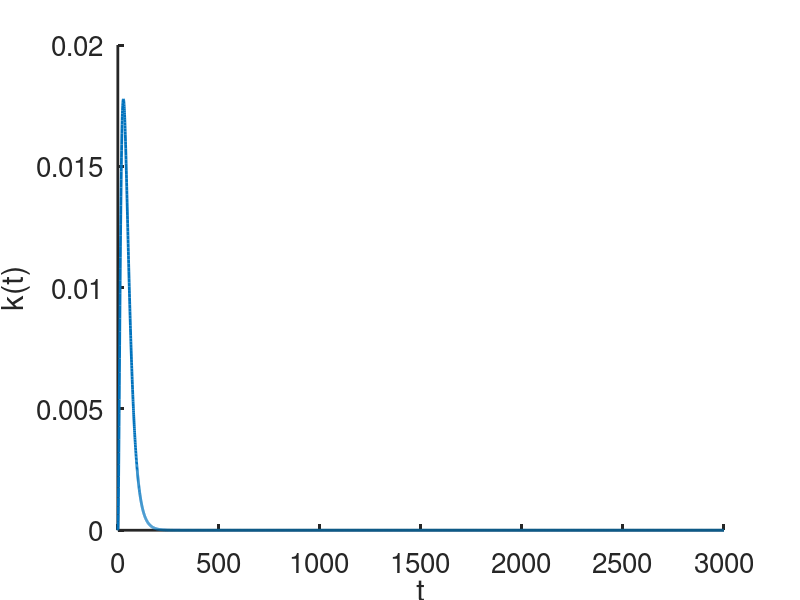
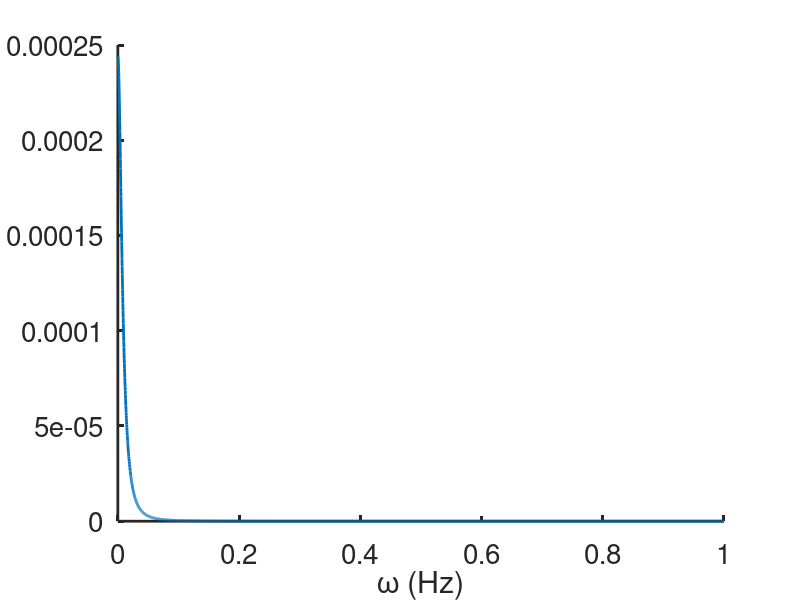
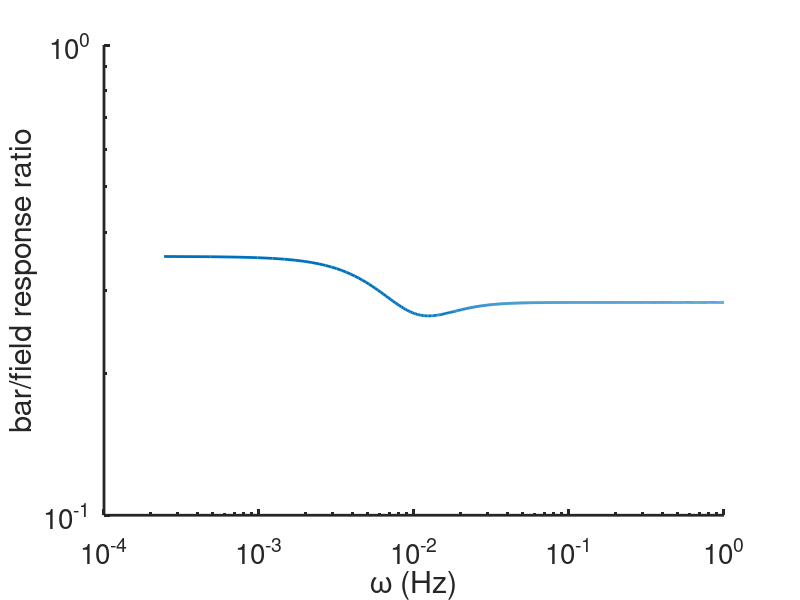
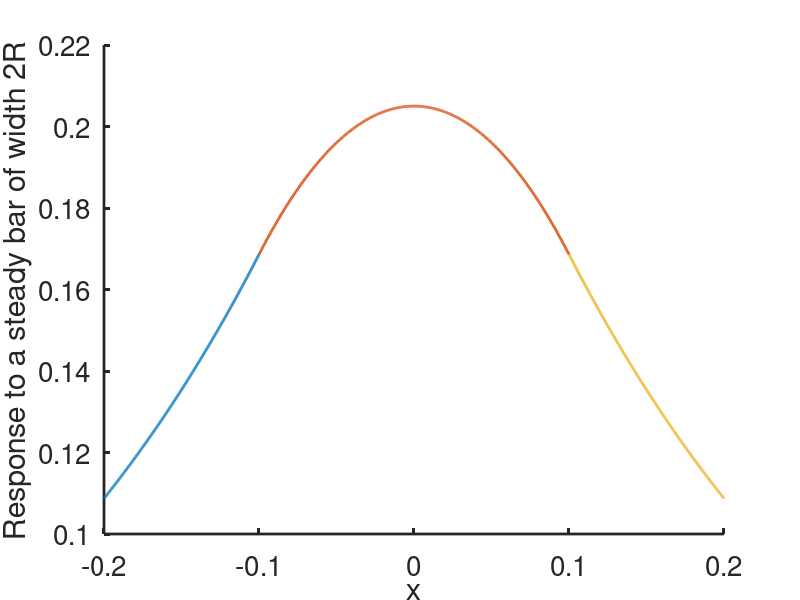

The MATLAB source for these figures, in order: (Note: this script raises an error after producing the figures.)

% ---------------------------
% Solutions of the Krausz-Naka model of photoreceptor cell/horizontal cell
% interactions in the catfish retina. 
%
% Used to generate the image in Fig. 17 of Chapter 19 of
% Keener and Sneyd, Mathematical Physiology, 3rd Edition, Springer.
%
% Written by James Keener and James Sneyd
% ---------------------------

clear all
close all
clc
set(0,                           ...
   'defaultaxesfontsize', 20,   ...
   'defaultaxeslinewidth', 2.0, ...
   'defaultlinelinewidth', 2.0, ...
   'defaultpatchlinewidth', 0.7);
% Work in time units of milliseconds
lh = 0.3;                      % The space constant of electrical diffusion in the horizontal cell layer
A = 3000;
tau = 25 ; 
t0 = 0.02; 

%% Set up and plot k and khat

% First, set up k and khat. We do this by taking the inverse Fourier
% transform of the function k(t), which is given in the text. We plot k(t)
% just for fun, to make sure it looks OK

Fs = 2;              % sampling frequency
t = 0:1/Fs:3000;             % time vector
L = length(t);              % signal length

k = (3/tau)*exp(-(t-t0)/tau).*(1 - exp(-(t-t0)/tau) ).^2;   % From the Krausz-Naka paper.
figure(1)
    plot(t,k)
    ylabel('k(t)')
    xlabel('t')
box off
n = 2^nextpow2(L);          % Extend sample length and pad with zeros
khat = fft(k,n)/n;          % Take the FFT.
f = Fs*(0:(n/2))/n;         % Define the frequencies for the frequency domain
figure(2)
    plot(f,abs(khat(1:n/2+1)))
    %ylabel('\hat{k}(t)')
    xlabel('\omega (Hz)')
box off
% Once we know the FT of k, we can then calculate alpha(w).
alpha = (1 + A*khat).^0.5/lh;
alpha0 = (1+A*khat(1))^0.5/lh;      % The zero frequency value of alpha
fullfield = 1/(alpha0^2*lh^2)       % The full-field response. Used as a check, mostly.

%% Computation of the frequency response of the bar/field ratio at x=0
R = 0.1;           % Set the width of the bar. R=1 is a wide bar. R=0.1 is a thin bar
x = 0;
F = (2 - exp(-alpha.*(x+R)) - exp(alpha.*(x-R)));  % F as defined in the text
ratio = F/2;

figure(3)
    loglog(f,abs(ratio(1:n/2+1)))
    xlabel('\omega (Hz)')
    ylabel('bar/field response ratio')
    box off
%% Response to a steady bar of width 2R, by direct calculation and then by convolution. Plot on same graph, to compare

% To get a steady response, choose alpha to be the value at 0 frequency. So
% use alpha0 here. 

upper = 2*R;
lower = upper;

% Calculate the bar response in three pieces, To the
% left of the bar, inside the bar, and then to the right of the bar.
x1 = linspace(-lower,-R,500);
G1 = (1/(2*alpha0*alpha0*lh*lh))*abs(exp(-alpha0*abs(x1+R)) - exp(-alpha0*abs(R-x1)));
figure(4)
    plot(x1,G1,'LineWidth',2)
    hold on
    
    x2 = linspace(-R,R,500);
    G2 = (1/(2*alpha0*alpha0*lh*lh))*( 2 - (exp(alpha0*(x2-R)) + exp(-alpha0*(x2+R)) ) );
    plot(x2,G2,'LineWidth',2)
    box off
    x3 = linspace(R,upper,500);
    G3 = (1/(2*alpha0*alpha0*lh*lh))*abs(exp(-alpha0*abs(x3+R)) - exp(-alpha0*abs(R-x3)));
    plot(x3,G3,'LineWidth',2)
    ylabel('Response to a steady bar of width 2R')
    xlabel('x')

% Now find the response by convolution
        
p = @(x) heaviside(x+R).*heaviside(R-x);                % The stimulus. Redefine as needed
gg = @(x) (1/(2*alpha0*lh*lh))*exp(-alpha0*abs(x));     % The Green's function
x = linspace(-2*lower,2*upper,500);                     % Increase the bounds, to try and avoid edge effects
dx=x(2)-x(1);

% Use the built-in Matlab convolution function, which is faster than doing the integral directly.
% But be careful, as this can generate edge effects (as it doesn't always correspond to an integral on
% a domain that is large enough), and it also becomes weird as R gets large; it 
% doesn't pick up sharp edges very well, and the edges get sharper as R
% gets larger.
cc = conv(p(x),gg(x),'same')*dx;  

plot(x,cc,'k--','LineWidth',2)
hold off

%% Check
% Now check that the ratio of the bar/field response (computed directly by
% solving the differential equations) is the same as that given by the
% frequency response

bar_response = G2(250);  % Take the midpoint of the bar response, to get the value at x=0.
fprintf('direct solution gives the bar/field ratio as %d\n\n',bar_response/fullfield);
fprintf('the frequency response gives the bar/field ratio as %d\n\n',abs(ratio(1)));
